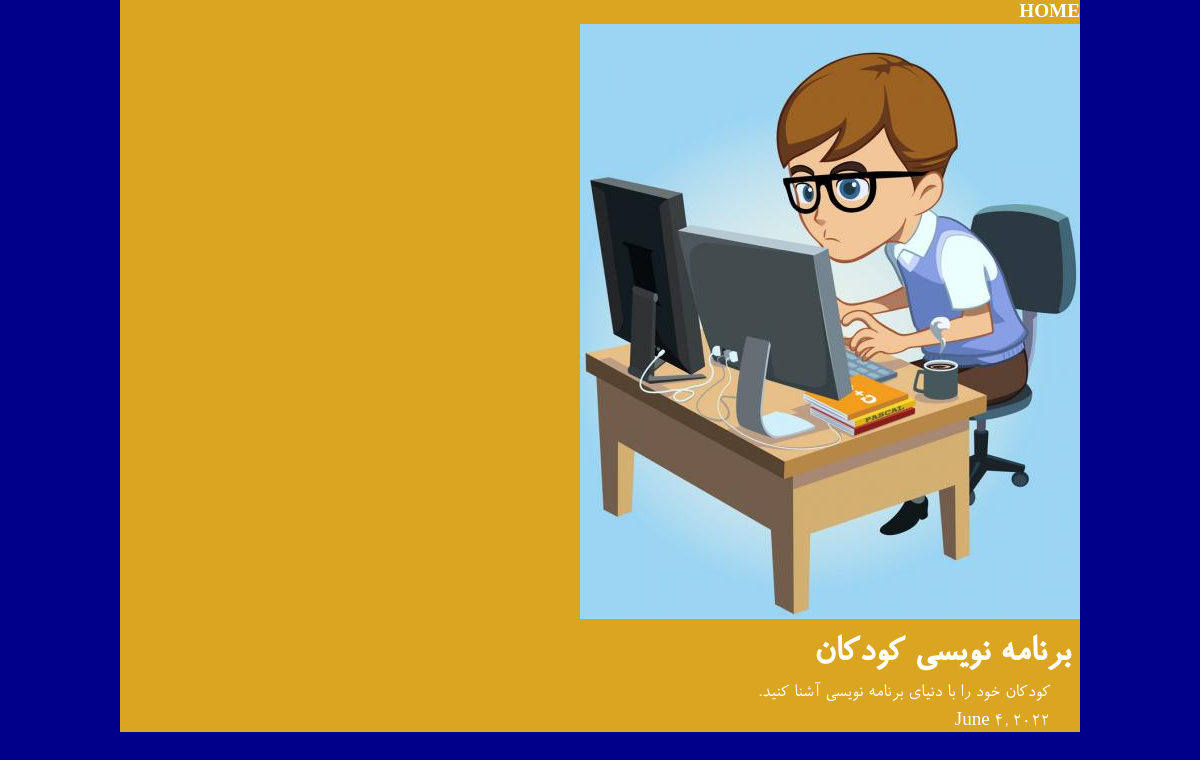
The app's page /articles/book2 with its own data.
### articles/models.py (models this page shows, shortened)
class Article(models.Model):
    title = models.CharField(max_length=100)
    slug = models.SlugField()
    body = models.TextField()
    date = models.DateField(auto_now_add=True)
    image = models.ImageField(default='default.jpg',blank=True)

### articles/views.py (the view)
# urls.py: path('<slug>',views.article_detail, name="detail"),
def article_detail(request, slug):
    article = models.Article.objects.get(slug=slug)
    return render(request, 'articles/article_detail.html', {'article': article})

### articles/templates/articles/article_detail.html (shortened to what this page needs)
{% extends 'base.html' %}
{%block content%}
<div class="article_detail">
    <div class="article">
        <img src="{{article.image.url}}" alt="{{article.title}}">
        <h1>{{article.title}}</h1>
        <p>{{article.body}}</p>
        <p>{{article.date}}</p>
    </div>
</div>
{%endblock%}

### assets/style.css (style rules this page uses)
body { background-color: darkblue; color: #fff; font-family: 'roya'; direction: rtl; font-size: 120%; }
* { margin: 0; padding: 0; text-decoration: none; }
h1 { margin: 10px; }
p { margin: 5px; margin-right: 30px; }

### records on screen
Article: image (picture), title "برنامه نویسی کودکان", body "کودکان خود را با دنیای برنامه نویسی آشنا کنید.", date "June 4, 2022"
